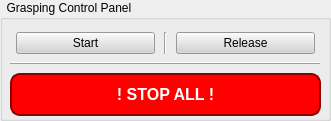
   <widget class="QGroupBox" name="automatic_grasping_control_panel">
    <property name="geometry">
     <rect>
      <x>390</x>
      <y>442</y>
      <width>331</width>
      <height>121</height>
     </rect>
    </property>
    <property name="title">
     <string>  Grasping Control Panel</string>
    </property>
    <widget class="QWidget" name="verticalLayoutWidget_2">
     <property name="geometry">
      <rect>
       <x>10</x>
       <y>30</y>
       <width>311</width>
       <height>89</height>
      </rect>
     </property>
     <layout class="QVBoxLayout" name="verticalLayout_2" stretch="4,1,1">
      <item>
       <layout class="QHBoxLayout" name="horizontalLayout_2">
        <property name="spacing">
         <number>9</number>
        </property>
        <property name="leftMargin">
         <number>6</number>
        </property>
        <property name="rightMargin">
         <number>6</number>
        </property>
        <item>
         <widget class="QPushButton" name="restart_button">
          <property name="styleSheet">
           <string notr="true">background-color: lightgray</string>
          </property>
          <property name="text">
           <string>Start</string>
          </property>
         </widget>
        </item>
        <item>
         <widget class="Line" name="line_12">
          <property name="orientation">
           <enum>Qt::Vertical</enum>
          </property>
         </widget>
        </item>
        <item>
         <widget class="QPushButton" name="release_button">
          <property name="styleSheet">
           <string notr="true">background-color: lightgray</string>
          </property>
          <property name="text">
           <string>Release</string>
          </property>
         </widget>
        </item>
       </layout>
      </item>
      <item>
       <widget class="QFrame" name="hline1_6">
        <property name="frameShape">
         <enum>QFrame::HLine</enum>
        </property>
        <property name="frameShadow">
         <enum>QFrame::Raised</enum>
        </property>
       </widget>
      </item>
      <item>
       <layout class="QHBoxLayout" name="horizontalLayout_3">
        <item>
         <widget class="QPushButton" name="stop_all_button">
          <property name="font">
           <font>
            <pointsize>12</pointsize>
            <bold>true</bold>
           </font>
          </property>
          <property name="styleSheet">
           <string notr="true">background-color: red;
	color: white;
    border: 2px solid darkred;
    border-radius: 10px;
    padding: 10px 20px;</string>
          </property>
          <property name="text">
           <string>! STOP ALL !</string>
          </property>
         </widget>
        </item>
       </layout>
      </item>
     </layout>
    </widget>
   </widget>
